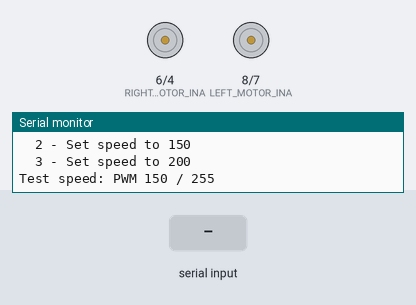
Bench run of a sketch on a simulated Arduino Uno, built with avr-gcc and run on an emulated ATmega328P. Parts: motor-driver pin pairs drawn as motors (green arrow = first pin HIGH = forward, orange = second pin HIGH = backward, longer = more drive, scaled by the enable pin), the last lines printed to the serial monitor. The test bench sets the inputs (shaded band).

Above: at 2.0 s.
2.1 s: "s" received over Serial
At 3.3 s:
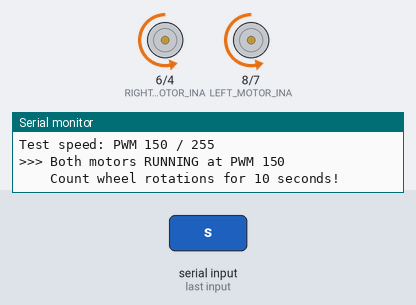
3.6 s: "l" received over Serial
At 4.1 s:
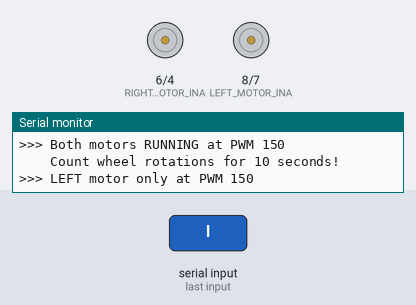
5.1 s: "r" received over Serial
6.6 s: "1" received over Serial
At 7.6 s:
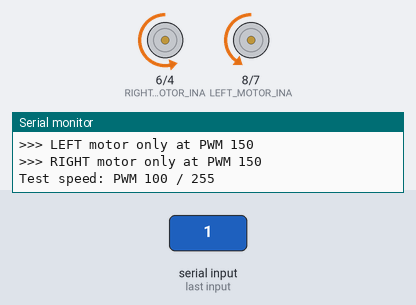
8.1 s: "3" received over Serial
At 8.7 s:
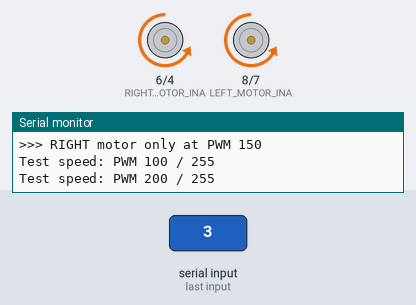
9.6 s: "2" received over Serial
At 9.9 s:
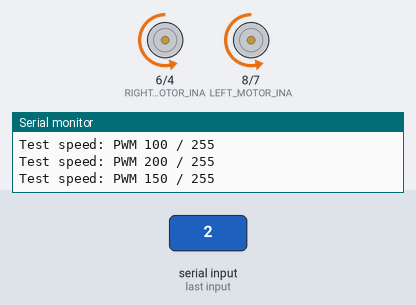
Timing chart, 0 to 12.1 s (numbered marks = the images above; inputs shaded):
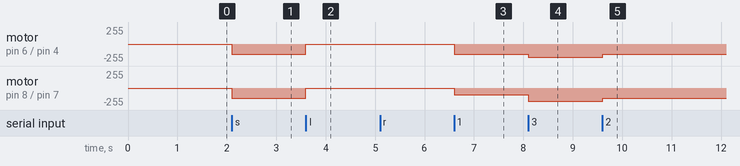

Measured:
- after the input at 2.1 s, motor on pin 6 (RIGHT_MOTOR_INA) / pin 4 (RIGHT_MOTOR_INB), motor on pin 8 (LEFT_MOTOR_INA) / pin 7 (LEFT_MOTOR_INB): stopped → backward 150/255 at once
- after the input at 3.6 s, motor on pin 6 (RIGHT_MOTOR_INA) / pin 4 (RIGHT_MOTOR_INB), motor on pin 8 (LEFT_MOTOR_INA) / pin 7 (LEFT_MOTOR_INB): backward 150/255 → stopped at once
- after the input at 6.6 s, motor on pin 6 (RIGHT_MOTOR_INA) / pin 4 (RIGHT_MOTOR_INB): stopped → backward 150/255 at once; motor on pin 8 (LEFT_MOTOR_INA) / pin 7 (LEFT_MOTOR_INB): stopped → backward 100/255 at once
- after the input at 8.1 s, motor on pin 6 (RIGHT_MOTOR_INA) / pin 4 (RIGHT_MOTOR_INB): backward 150/255 → backward 200/255 at once; motor on pin 8 (LEFT_MOTOR_INA) / pin 7 (LEFT_MOTOR_INB): backward 100/255 → backward 200/255 at once
- after the input at 9.6 s, motor on pin 6 (RIGHT_MOTOR_INA) / pin 4 (RIGHT_MOTOR_INB), motor on pin 8 (LEFT_MOTOR_INA) / pin 7 (LEFT_MOTOR_INB): backward 200/255 → backward 150/255 at once

The sketch:

Motor_Tuning_Sketch.ino
```cpp
// Motor Tuning Sketch
// Use this to calibrate your motors so they spin at the same speed
//
// Instructions:
// 1. Upload this sketch to your robot
// 2. Open Serial Monitor (9600 baud)
// 3. Press 's' to start both motors at the test speed
// 4. Mark a spot on each wheel with tape
// 5. Count how many times each wheel rotates in 10 seconds
// 6. Press 'x' to stop motors
// 7. Calculate the coefficient:
//    coefficient = slower_count / faster_count
//    Apply this to the FASTER motor in your line follower code
//
// Example:
//   Left wheel: 12 rotations in 10 sec
//   Right wheel: 14 rotations in 10 sec
//   Right is faster, so: RIGHT_COEFF = 12/14 = 0.857
//
// You can also press '+' or '-' to adjust the test speed

// ===== MOTOR PIN DEFINITIONS =====
const int LEFT_MOTOR_INA = 8;
const int LEFT_MOTOR_INB = 7;
const int LEFT_MOTOR_PWM = 5;

const int RIGHT_MOTOR_INA = 6;
const int RIGHT_MOTOR_INB = 4;
const int RIGHT_MOTOR_PWM = 3;

// ===== TEST SETTINGS =====
int testSpeed = 150;       // PWM value to test at (0-255)
bool motorsRunning = false;

void setup() {
  // Configure motor pins
  pinMode(LEFT_MOTOR_INA, OUTPUT);
  pinMode(LEFT_MOTOR_INB, OUTPUT);
  pinMode(LEFT_MOTOR_PWM, OUTPUT);
  pinMode(RIGHT_MOTOR_INA, OUTPUT);
  pinMode(RIGHT_MOTOR_INB, OUTPUT);
  pinMode(RIGHT_MOTOR_PWM, OUTPUT);

  // Stop motors
  stopMotors();

  Serial.begin(9600);
  delay(500);

  Serial.println("================================");
  Serial.println("   MOTOR TUNING SKETCH");
  Serial.println("================================");
  Serial.println();
  Serial.println("Commands:");
  Serial.println("  s - Start both motors");
  Serial.println("  x - Stop both motors");
  Serial.println("  l - Run LEFT motor only");
  Serial.println("  r - Run RIGHT motor only");
  Serial.println("  + - Increase speed by 10");
  Serial.println("  - - Decrease speed by 10");
  Serial.println("  1 - Set speed to 100");
  Serial.println("  2 - Set speed to 150");
  Serial.println("  3 - Set speed to 200");
  Serial.println();
  printSpeed();
}

void loop() {
  if (Serial.available() > 0) {
    char cmd = Serial.read();

    switch (cmd) {
      case 's':
        // Start both motors
        motorsRunning = true;
        setLeftMotor(testSpeed);
        setRightMotor(testSpeed);
        Serial.println(">>> Both motors RUNNING at PWM " + String(testSpeed));
        Serial.println("    Count wheel rotations for 10 seconds!");
        break;

      case 'x':
        // Stop both motors
        motorsRunning = false;
        stopMotors();
        Serial.println(">>> Motors STOPPED");
        Serial.println();
        Serial.println("Enter your rotation counts:");
        Serial.println("  Left wheel rotations:  ___");
        Serial.println("  Right wheel rotations: ___");
        Serial.println();
        Serial.println("Coefficient = slower / faster");
        Serial.println("Apply to the FASTER motor in your code.");
        break;

      case 'l':
        // Left motor only
        motorsRunning = true;
        setLeftMotor(testSpeed);
        setRightMotor(0);
        Serial.println(">>> LEFT motor only at PWM " + String(testSpeed));
        break;

      case 'r':
        // Right motor only
        motorsRunning = true;
        setLeftMotor(0);
        setRightMotor(testSpeed);
        Serial.println(">>> RIGHT motor only at PWM " + String(testSpeed));
        break;

      case '+':
        testSpeed = constrain(testSpeed + 10, 0, 255);
        printSpeed();
        if (motorsRunning) {
          setLeftMotor(testSpeed);
          setRightMotor(testSpeed);
        }
        break;

      case '-':
        testSpeed = constrain(testSpeed - 10, 0, 255);
        printSpeed();
        if (motorsRunning) {
          setLeftMotor(testSpeed);
          setRightMotor(testSpeed);
        }
        break;

      case '1':
        testSpeed = 100;
        printSpeed();
        if (motorsRunning) {
          setLeftMotor(testSpeed);
          setRightMotor(testSpeed);
        }
        break;

      case '2':
        testSpeed = 150;
        printSpeed();
        if (motorsRunning) {
          setLeftMotor(testSpeed);
          setRightMotor(testSpeed);
        }
        break;

      case '3':
        testSpeed = 200;
        printSpeed();
        if (motorsRunning) {
          setLeftMotor(testSpeed);
          setRightMotor(testSpeed);
        }
        break;
    }
  }
}

void printSpeed() {
  Serial.println("Test speed: PWM " + String(testSpeed) + " / 255");
}

void setLeftMotor(int speed) {
  if (speed > 0) {
    digitalWrite(LEFT_MOTOR_INA, LOW);
    digitalWrite(LEFT_MOTOR_INB, HIGH);
    analogWrite(LEFT_MOTOR_PWM, speed);
  } else {
    digitalWrite(LEFT_MOTOR_INA, LOW);
    digitalWrite(LEFT_MOTOR_INB, LOW);
    analogWrite(LEFT_MOTOR_PWM, 0);
  }
}

void setRightMotor(int speed) {
  if (speed > 0) {
    digitalWrite(RIGHT_MOTOR_INA, LOW);
    digitalWrite(RIGHT_MOTOR_INB, HIGH);
    analogWrite(RIGHT_MOTOR_PWM, speed);
  } else {
    digitalWrite(RIGHT_MOTOR_INA, LOW);
    digitalWrite(RIGHT_MOTOR_INB, LOW);
    analogWrite(RIGHT_MOTOR_PWM, 0);
  }
}

void stopMotors() {
  digitalWrite(LEFT_MOTOR_INA, LOW);
  digitalWrite(LEFT_MOTOR_INB, LOW);
  analogWrite(LEFT_MOTOR_PWM, 0);
  digitalWrite(RIGHT_MOTOR_INA, LOW);
  digitalWrite(RIGHT_MOTOR_INB, LOW);
  analogWrite(RIGHT_MOTOR_PWM, 0);
}
```
